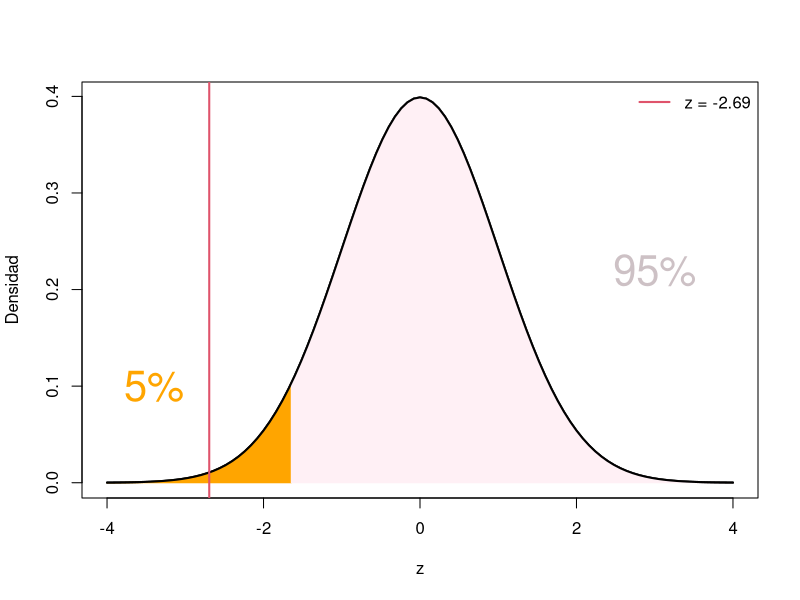
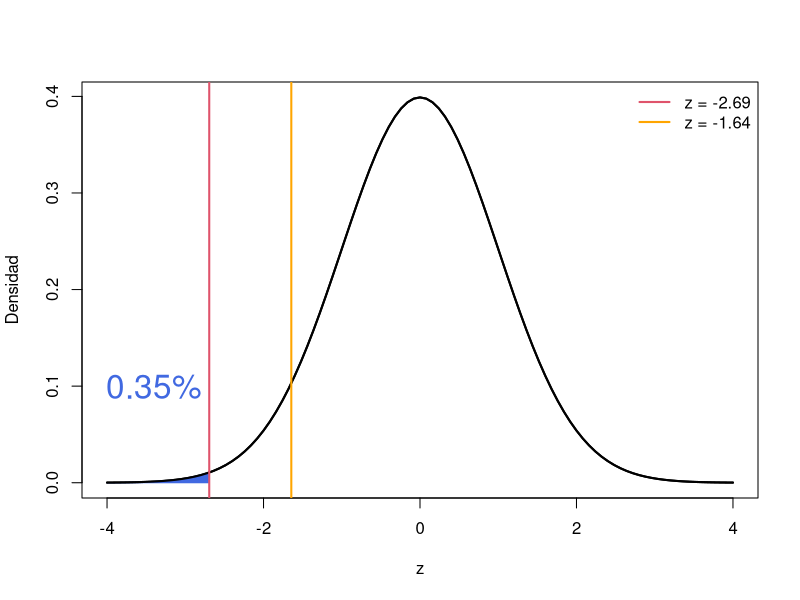
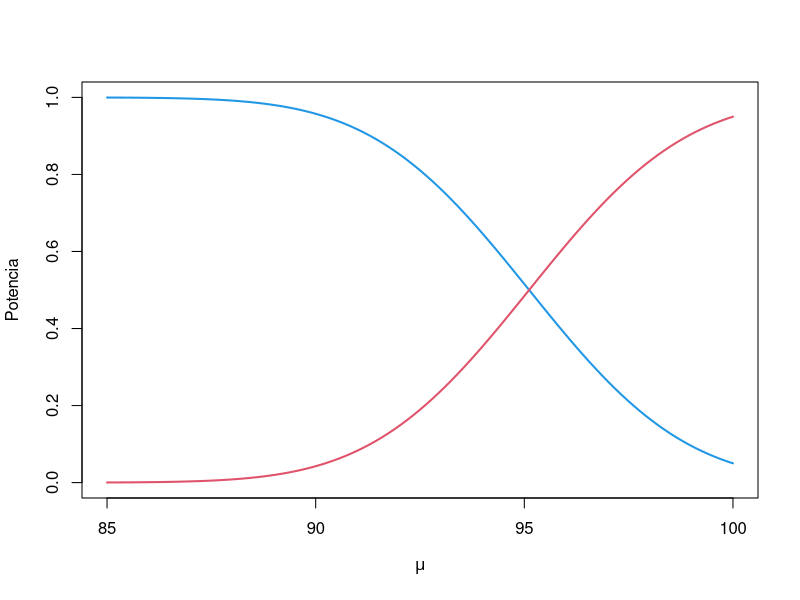

These charts were generated, in order, by the following R code:
## ---- chunk 1
knitr::opts_chunk$set(echo = TRUE)
## ---- chunk 2

## ---- chunk 3
# info muestral
n   <- 50
xb  <- 92
s   <- 21
# valor hipotetico
mu0 <- 100
# estadistico de prueba
est <- (xb - mu0)/(s/sqrt(n))
print(est)
# percentil 5% (cola izquierda)
z05 <- qnorm(p = 0.05)
z05
## ---- chunk 4
n   <- 50
xb  <- 92
s   <- 21
mu0 <- 100
est <- (xb - mu0)/(s/sqrt(n))
z05 <- qnorm(p = 0.05)
curve(expr = dnorm(x), col = 1, lwd = 2, from = -4, to = 4, xlab = "z", ylab = "Densidad", main = "")
grid <- seq(from = -4, to = z05, len = 1000)
polygon(x = c(-4,grid,z05), y = c(0,dnorm(grid),0), col = "orange", border = "orange")
grid <- seq(from = z05, to = 4, len = 1000)
polygon(x = c(z05,grid,4), y = c(0,dnorm(grid),0), col = "lavenderblush", border = "lavenderblush")
text(x =  3, y = 0.22, "95%", cex = 2.5, col = "lavenderblush3")
text(x = -3.4, y = 0.1, "5%", cex = 2.5, col = "orange")
curve(expr = dnorm(x), col = 1, lwd = 2, add = T)
abline(v = est, col = 2, lwd = 2)
legend("topright", legend = c("z = -2.69"), col = 2, lwd = 2, bty = "n")
## ---- chunk 5
# valor p
pnorm(q = est, lower.tail = TRUE)
## ---- chunk 6
n   <- 50
xb  <- 92
s   <- 21
mu0 <- 100
est <- (xb - mu0)/(s/sqrt(n))
z05 <- qnorm(p = 0.05)
curve(expr = dnorm(x), col = 1, lwd = 2, from = -4, to = 4, xlab = "z", ylab = "Densidad", main = "")
grid <- seq(from = -4, to = est, len = 1000)
polygon(x = c(-4,grid,est), y = c(0,dnorm(grid),0), col = "royalblue", border = "royalblue")
text(x = -3.4, y = 0.1, "0.35%", cex = 2, col = "royalblue")
curve(expr = dnorm(x), col = 1, lwd = 2, add = T)
abline(v = est, col = 2, lwd = 2)
abline(v = z05, col = "orange", lwd = 2)
legend("topright", legend = c("z = -2.69", "z = -1.64"), col = c(2,"orange"), lwd = 2, bty = "n")
## ---- chunk 7
# info muestral
n  <- 50
xb <- 92
s  <- 21
# percentiles
z05 <- qnorm(p = 0.05)
z95 <- qnorm(p = 0.95)
## ---- chunk 8
# intervalo de confianza unilateral al 95%
xb - z05*s/sqrt(n)
xb + z95*s/sqrt(n)
## ---- chunk 9
# funcion de potencia
f <- function (mu, mu0, n, xb, s, alpha) {
  z_alpha <- qnorm(p = alpha)
  z <- (mu0 - mu)/(s/sqrt(n)) + z_alpha
  return(pnorm(q = z, lower.tail = TRUE))
}
# funcion de caracteristica
g <- function (mu, mu0, n, xb, s, alpha) {
  z_alpha <- qnorm(p = alpha)
  z <- (mu0 - mu)/(s/sqrt(n)) + z_alpha
  return(pnorm(q = z, lower.tail = FALSE))
}
## ---- chunk 10
# grafico de la funcion de potencia
curve(expr = f(x, mu0 = 100, n = 50, xb = 92, s = 21, alpha = 0.05), lwd = 2, col = 4, from = 85, to = 100, ylim = c(0,1), xlab = expression(mu), ylab = "Potencia")
curve(expr = g(x, mu0 = 100, n = 50, xb = 92, s = 21, alpha = 0.05), lwd = 2, col = 2, add = TRUE)
